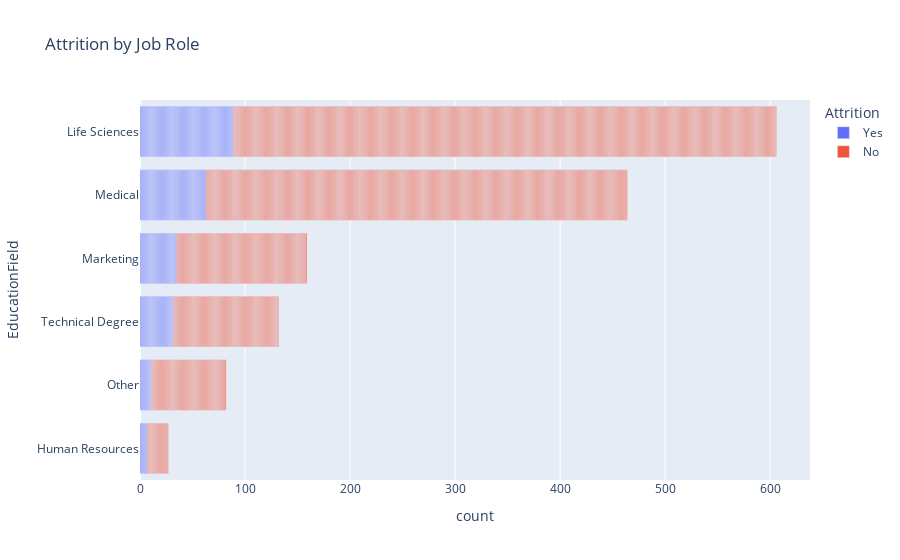

Notebook source saved alongside this figure:
### Markdown cell above
# Which Education Field is more likely to leave?

### Code cell
plt.figure(figsize=(15,6))

fig = px.bar(data_frame=df, y='EducationField', orientation='h', color='Attrition',
             title='Attrition by Job Role',
             labels={'EducationField': 'EducationField', 'Attrition': 'Attrition'},
             category_orders={"EducationField": df["EducationField"].value_counts().index.tolist()})

fig.show()

### Figure 1 — Plotly figure (JSON) as saved in the notebook; plotly's stock layout.template omitted (floating-point values rounded to 4 significant figures; data arrays with more than 128 entries replaced by an {"elided": "..."} marker saying what was removed)
{"data": [{"alignmentgroup": "True", "hovertemplate": "Attrition=Yes<br>count=%{x}<br>EducationField=%{y}<extra></extra>", "legendgroup": "Yes", "marker": {"color": "#636efa", "pattern": {"shape": ""}}, "name": "Yes", "offsetgroup": "Yes", "orientation": "h", "showlegend": true, "textposition": "auto", "type": "bar", "x": {"elided": "237 int values"}, "xaxis": "x", "y": {"elided": "237 str values"}, "yaxis": "y"}, {"alignmentgroup": "True", "hovertemplate": "Attrition=No<br>count=%{x}<br>EducationField=%{y}<extra></extra>", "legendgroup": "No", "marker": {"color": "#EF553B", "pattern": {"shape": ""}}, "name": "No", "offsetgroup": "No", "orientation": "h", "showlegend": true, "textposition": "auto", "type": "bar", "x": {"elided": "1233 int values"}, "xaxis": "x", "y": {"elided": "1233 str values"}, "yaxis": "y"}], "layout": {"barmode": "relative", "legend": {"title": {"text": "Attrition"}, "tracegroupgap": 0}, "title": {"text": "Attrition by Job Role"}, "xaxis": {"anchor": "y", "domain": [0, 1], "title": {"text": "count"}}, "yaxis": {"anchor": "x", "categoryarray": ["Human Resources", "Other", "Technical Degree", "Marketing", "Medical", "Life Sciences"], "categoryorder": "array", "domain": [0, 1], "title": {"text": "EducationField"}}}}
